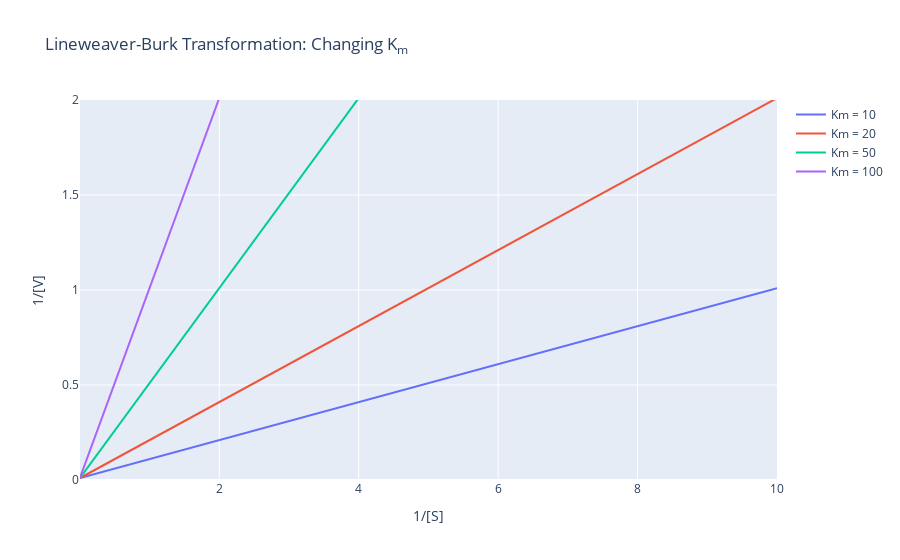

Source (notebook cell):
### Markdown cell above
## Example 4 - Changing $K_m$

### Code cell
## Make list of km to use ##

km_list = [10, 20, 50, 100]

fig4 = go.Figure()

for km in km_list:
    recip_vel = lb_transform(substrate, km, 100)
    fig4.add_trace(go.Scatter(x=1/substrate, y=recip_vel,
                          mode='lines',
                          name='Km = {}'.format(km)))
    
fig4.update_yaxes(range=[0,2])   
    
fig4.update_layout(title='Lineweaver-Burk Transformation: Changing K<sub>m</sub>',
                   xaxis_title = '1/[S]',
                   yaxis_title = '1/[V]')

### Figure 1 — Plotly figure (JSON) as saved in the notebook; plotly's stock layout.template omitted (floating-point values rounded to 4 significant figures; data arrays with more than 128 entries replaced by an {"elided": "..."} marker saying what was removed)
{"data": [{"mode": "lines", "name": "Km = 10", "type": "scatter", "x": {"elided": "400 float values"}, "y": {"elided": "400 float values"}}, {"mode": "lines", "name": "Km = 20", "type": "scatter", "x": {"elided": "400 float values"}, "y": {"elided": "400 float values"}}, {"mode": "lines", "name": "Km = 50", "type": "scatter", "x": {"elided": "400 float values"}, "y": {"elided": "400 float values"}}, {"mode": "lines", "name": "Km = 100", "type": "scatter", "x": {"elided": "400 float values"}, "y": {"elided": "400 float values"}}], "layout": {"title": {"text": "Lineweaver-Burk Transformation: Changing K<sub>m</sub>"}, "xaxis": {"title": {"text": "1/[S]"}}, "yaxis": {"range": [0, 2], "title": {"text": "1/[V]"}}}}
